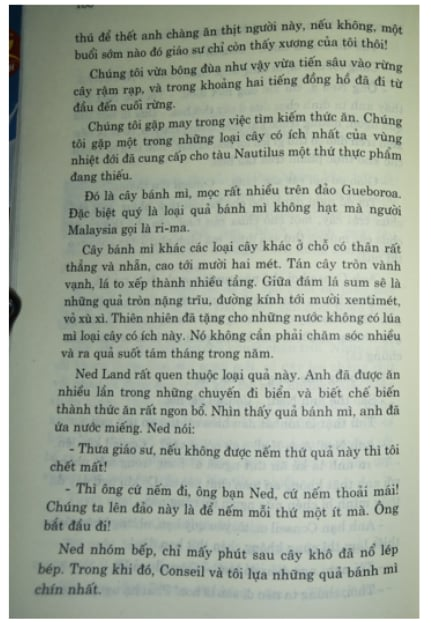
#> input picture test_jpg.jpg, 431 x 623 px
$ python -i preprocess.py   (imports and definitions only)
#> lines starting #> are read from the running program, lines starting #| are printed output that depends on the picture
import cv2
import numpy as np
from PIL import Image

def preprocess_image_bytes(image_bytes):
    nparr = np.frombuffer(image_bytes, np.uint8)
    img = cv2.imdecode(nparr, cv2.IMREAD_COLOR)
    img = cv2.resize(img, (1502, 1000))
    gray = cv2.cvtColor(img, cv2.COLOR_BGR2GRAY)
    blur = cv2.GaussianBlur(gray, (5,5), 0)
    binary = cv2.adaptiveThreshold(blur, 255,
                                   cv2.ADAPTIVE_THRESH_GAUSSIAN_C,
                                   cv2.THRESH_BINARY,
                                   11, 2)
    return img, binary

>>> import cv2
>>> picture = cv2.imread('../../test_jpg.jpg', cv2.IMREAD_GRAYSCALE)
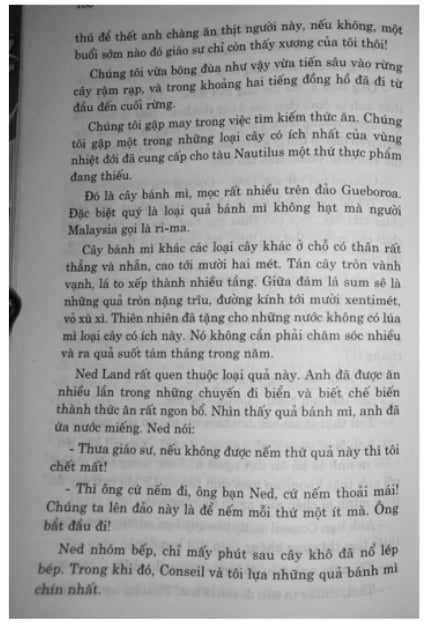
#> picture: shape (623, 431); min 2, max 255, mean 166.1
#> (the run stopped early here; a loop or call above may not have finished)
